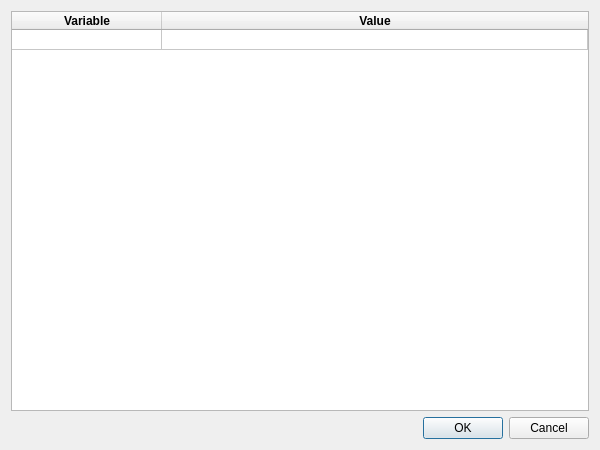
<?xml version="1.0" encoding="UTF-8"?>
<ui version="4.0">
 <class>VariablesDialog</class>
 <widget class="QDialog" name="VariablesDialog">
  <property name="geometry">
   <rect>
    <x>0</x>
    <y>0</y>
    <width>600</width>
    <height>450</height>
   </rect>
  </property>
  <layout class="QVBoxLayout" name="verticalLayout">
   <item>
    <widget class="QTableWidget" name="metadata_table">
     <property name="autoFillBackground">
      <bool>false</bool>
     </property>
     <property name="selectionMode">
      <enum>QAbstractItemView::ContiguousSelection</enum>
     </property>
     <property name="rowCount">
      <number>1</number>
     </property>
     <property name="columnCount">
      <number>2</number>
     </property>
     <attribute name="horizontalHeaderDefaultSectionSize">
      <number>150</number>
     </attribute>
     <attribute name="horizontalHeaderShowSortIndicator" stdset="0">
      <bool>false</bool>
     </attribute>
     <attribute name="horizontalHeaderStretchLastSection">
      <bool>true</bool>
     </attribute>
     <attribute name="verticalHeaderVisible">
      <bool>false</bool>
     </attribute>
     <attribute name="verticalHeaderDefaultSectionSize">
      <number>20</number>
     </attribute>
     <attribute name="verticalHeaderMinimumSectionSize">
      <number>20</number>
     </attribute>
     <row/>
     <column>
      <property name="text">
       <string>Variable</string>
      </property>
      <property name="font">
       <font>
        <weight>75</weight>
        <bold>true</bold>
       </font>
      </property>
     </column>
     <column>
      <property name="text">
       <string>Value</string>
      </property>
      <property name="font">
       <font>
        <weight>75</weight>
        <bold>true</bold>
       </font>
      </property>
     </column>
     <item row="0" column="0">
      <property name="text">
       <string/>
      </property>
      <property name="flags">
       <set>ItemIsSelectable|ItemIsEnabled</set>
      </property>
     </item>
     <item row="0" column="1">
      <property name="flags">
       <set>ItemIsSelectable|ItemIsEnabled</set>
      </property>
     </item>
    </widget>
   </item>
   <item>
    <widget class="QDialogButtonBox" name="buttonBox">
     <property name="standardButtons">
      <set>QDialogButtonBox::Cancel|QDialogButtonBox::Ok</set>
     </property>
    </widget>
   </item>
  </layout>
 </widget>
 <tabstops>
  <tabstop>buttonBox</tabstop>
 </tabstops>
 <resources/>
 <connections/>
</ui>
